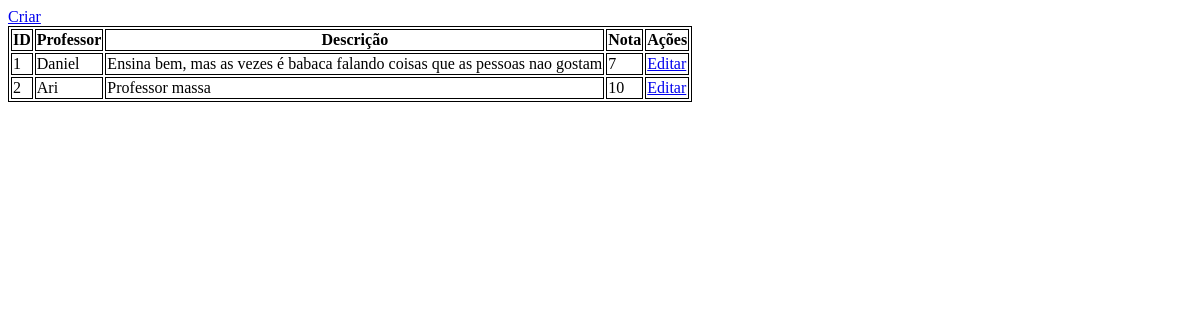
Page /protesteaqui/avaliacoes/ on the earlier database version.
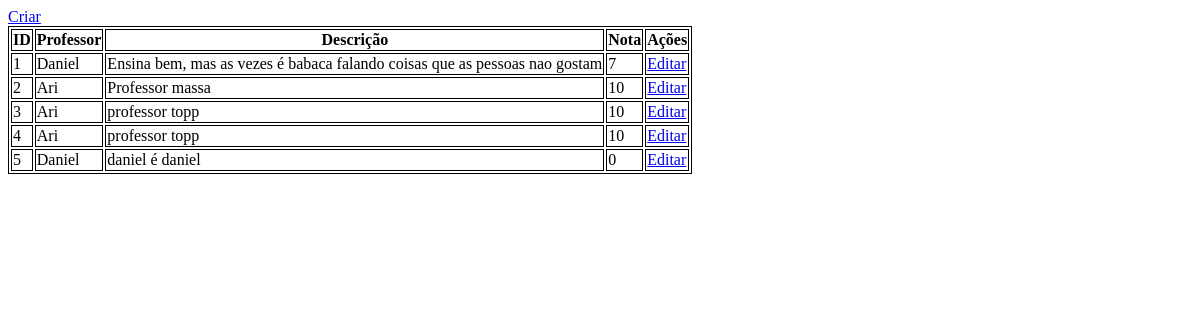
Same page on the later database version.
### protesteaqui/models.py (models this page shows, shortened)
class Avaliacao(models.Model):
    class Meta:
        verbose_name_plural = "avaliacoes"
    descricao = models.TextField(max_length=500)
    nota = models.IntegerField(
        validators=[MinValueValidator(0), MaxValueValidator(10)]
    )
    professor = models.ForeignKey(Professor, on_delete=models.CASCADE)
    criado_em = models.DateTimeField(auto_now_add=True)
    atualizado_em = models.DateTimeField(auto_now=True)

class Professor(models.Model):
    class Meta:
        verbose_name_plural = "professores"
    nome = models.CharField(max_length=124, default='')
    disciplina = models.CharField(max_length=124, default='')
    cpf = models.CharField(max_length=14, default='')
    idade = models.IntegerField(
        validators=[MinValueValidator(0)]
    )
    criado_em = models.DateTimeField(auto_now_add=True)
    atualizado_em = models.DateTimeField(auto_now=True)

### protesteaqui/views.py (the view)
# urls.py: path('avaliacoes/', views.avaliacoes, name='avaliacoes'),
def avaliacoes(request):
    avaliacoes = Avaliacao.objects.all()
    parametros = { "avaliacoes": avaliacoes }
    return render(request, 'avaliacao/index.html', parametros)

### protesteaqui/templates/avaliacao/index.html (shortened to what this page needs)
<!DOCTYPE html>
<html lang="en">
<head>
</head>
<body>
    <a href="{% url 'createAvaliacao' %}">Criar</a>
    <table>
        <tr>
            <th>ID</th>
            <th>Professor</th>
            <th>Descrição</th>
            <th>Nota</th>
            <th>Ações</th>
        </tr>
        {% for avaliacao in avaliacoes %}
            <tr>
                <td>{{ avaliacao.id }}</td>
                <td>{{ avaliacao.professor.nome }}</td>
                <td>{{ avaliacao.descricao }}</td>
                <td>{{ avaliacao.nota }}</td>
                <td>
                    <a href="{% url 'updateAvaliacao' avaliacao.id %}">Editar</a>
                </td>
            </tr>
        {% endfor %}
    </table>
</body>
</html>

### protesteaqui/templates/avaliacao/index.html (style rules this page uses)
table, th, td { border: 1px solid black; }

Differences in the rows shown:
added Avaliacao: id "3", professor.nome "Ari", descricao "professor topp", nota "10"
added Avaliacao: id "4", professor.nome "Ari", descricao "professor topp", nota "10"
added Avaliacao: id "5", professor.nome "Daniel", descricao "daniel é daniel", nota "0"
